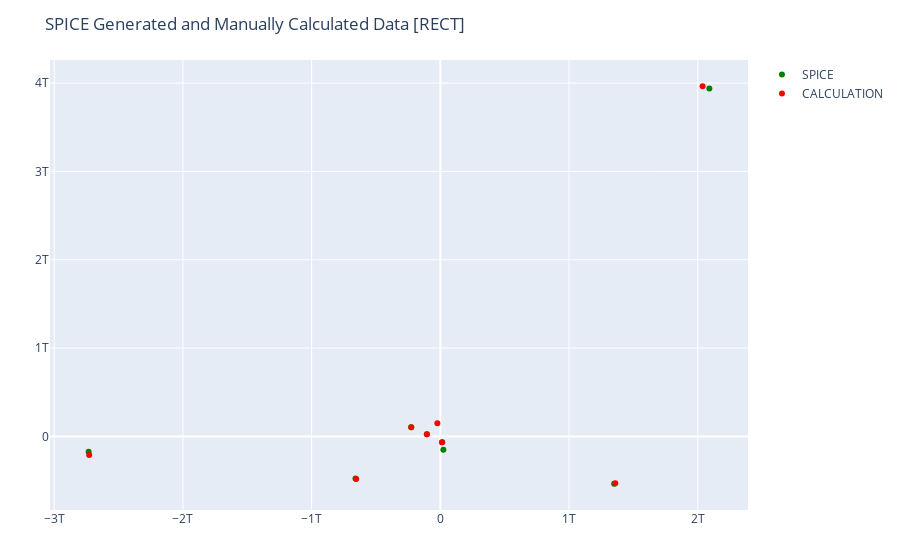

This figure's notebook cell:
### Code cell
plot([scatter(dfSPICEPlot, x=:X, y=:Y, marker=attr(color=:green), mode="markers", name="SPICE", text=["Mercury", "Venus", "Earth", "Mars", "Jupiter", "Saturn", "Uranus", "Neptune"]), 
scatter(dfBodiesToPlot, x=:X, y=:Y, marker=attr(color=:red), mode="markers", name="CALCULATION", 
text=["Mercury", "Venus", "Earth", "Mars", "Jupiter", "Saturn", "Uranus", "Neptune"])], Layout(title="SPICE Generated and Manually Calculated Data [RECT]"))

### Figure 1 — Plotly figure (JSON) as saved in the notebook; plotly's stock layout.template omitted (floating-point values rounded to 4 significant figures)
{"data": [{"marker": {"color": "green"}, "mode": "markers", "name": "SPICE", "text": ["Mercury", "Venus", "Earth", "Mars", "Jupiter", "Saturn", "Uranus", "Neptune"], "type": "scatter", "x": [14910000000.0, -104800000000.0, 23560000000.0, -225900000000.0, -659100000000.0, 1350000000000.0, -2732000000000.0, 2090000000000.0], "y": [-66120000000.0, 23620000000.0, -150200000000.0, 105000000000.0, -476200000000.0, -536000000000.0, -173500000000.0, 3939000000000.0]}, {"marker": {"color": "red"}, "mode": "markers", "name": "CALCULATION", "text": ["Mercury", "Venus", "Earth", "Mars", "Jupiter", "Saturn", "Uranus", "Neptune"], "type": "scatter", "x": [12500000000.0, -104400000000.0, -23090000000.0, -226400000000.0, -653700000000.0, 1359000000000.0, -2728000000000.0, 2038000000000.0], "y": [-67000000000.0, 25220000000.0, 150300000000.0, 103800000000.0, -483600000000.0, -529600000000.0, -210800000000.0, 3965000000000.0]}], "layout": {"margin": {"b": 50, "l": 50, "r": 50, "t": 60}, "title": "SPICE Generated and Manually Calculated Data [RECT]"}}
